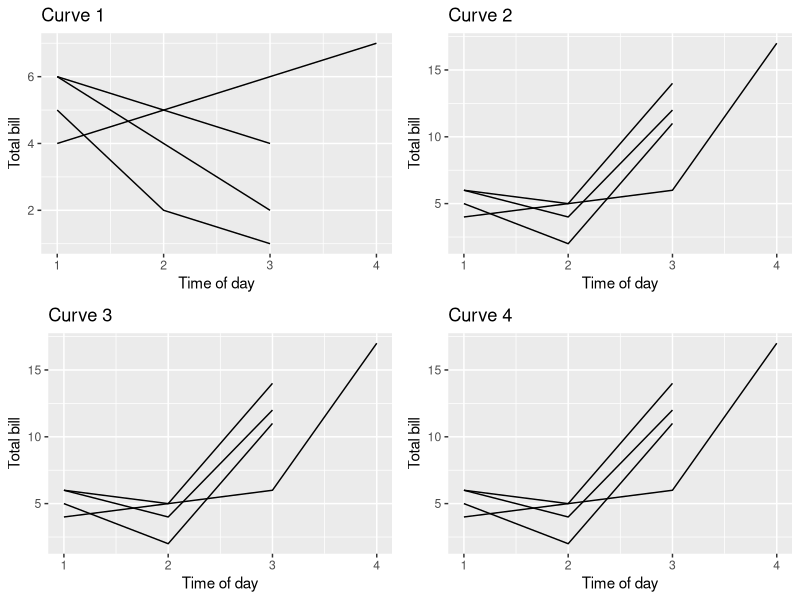

Generate this figure with R:
library(ggplot2)
library(gridExtra)
library(grid)
library("reshape2")

# sometimes R preview doesn't work properly, export the plots as pdf in that case

# d1,d2,d3,d4 are data-frames for seperate lines
# y1 - x-axis; y2 - y-axis
d1 <- data.frame(y1=c(1,2,3,4),y2=c(4,5,6,7))
d2 <- data.frame(y1=c(1,2,3),y2=c(6,5,4))
d3 <- data.frame(y1=c(1,2,3),y2=c(5,2,1))
d4 <- data.frame(y1=c(1,2,3),y2=c(6,4,2))
my <- list(d1, d2,d3,d4)

# bring the data into long (molten) format
# makes it easier to plot multiple lines in the same plot
mdf <- melt(my, id = c("y1","y2"))

# ggplot - line plotting
p1 <- ggplot(data=mdf, aes(x=y1, y=y2, group = L1)) +
  geom_line() +
  xlab("Time of day") + ylab("Total bill")+
  ggtitle("Curve 1")


d5 <- data.frame(y1=c(1,2,3,4),y2=c(4,5,6,17))
d6 <- data.frame(y1=c(1,2,3),y2=c(6,5,14))
d7 <- data.frame(y1=c(1,2,3),y2=c(5,2,11))
d8 <- data.frame(y1=c(1,2,3),y2=c(6,4,12))
my2 <- list(d5, d6,d7,d8)

mdf2 <- melt(my2, id = c("y1","y2"))


d9 <- data.frame(y1=c(1,2,3,4),y2=c(4,5,6,17))
d10 <- data.frame(y1=c(1,2,3),y2=c(6,5,14))
d11 <- data.frame(y1=c(1,2,3),y2=c(5,2,11))
d12 <- data.frame(y1=c(1,2,3),y2=c(6,4,12))
my3 <- list(d9, d10,d11,d12)

mdf3 <- melt(my3, id = c("y1","y2"))

p2 <- ggplot(data=mdf2, aes(x=y1, y=y2, group = L1)) +
  geom_line() +
  xlab("Time of day") + ylab("Total bill")+
  ggtitle("Curve 2")

p3 <- ggplot(data=mdf2, aes(x=y1, y=y2, group = L1)) +
  geom_line() +
  xlab("Time of day") + ylab("Total bill")+
  ggtitle("Curve 3")

p4 <- ggplot(data=mdf3, aes(x=y1, y=y2, group = L1)) +
  geom_line() +
  xlab("Time of day") + ylab("Total bill")+
  ggtitle("Curve 4")


# create this list for plotting in the same page
pltList <- list()
pltList[[1]] = p1
pltList[[2]] = p2
pltList[[3]] = p3
pltList[[4]] = p4

# plot the plots in two columns
do.call("grid.arrange", c(pltList, ncol=2))


